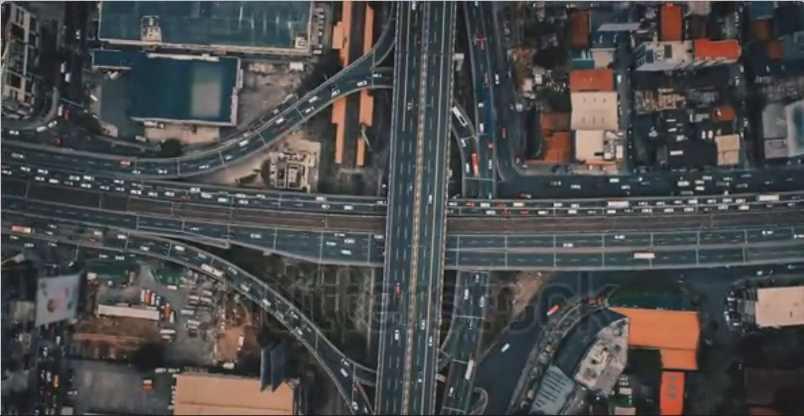
#> input picture frame 135 of Test_Code_Sift/trymefirst.mp4, 804 x 416 px, given in place of trymefirst_lisbon.mp4, which was not available
$ python sift_for_video.py
#> lines starting #> are read from the running program, lines starting #| are printed output that depends on the picture; pictures that were not available may be replaced by others from this repository, and a replacement may not be noted
import cv2

# Initialize SIFT detector
sift = cv2.SIFT_create()

# Open the video file
video_path = 'project/trymefirst_lisbon.mp4'  # Replace with your video path
cap = cv2.VideoCapture(video_path)

# Check if video opened successfully
if not cap.isOpened():
    print("Error: Could not open video.")
    exit()

# Define the codec and create VideoWriter object
fourcc = cv2.VideoWriter_fourcc(*'XVID')
out = cv2.VideoWriter('lisbon.avi', fourcc, 20.0, (int(cap.get(3)), int(cap.get(4))))

frame_count = 0
while True:
    ret, frame = cap.read()
#> frame is the input picture: shape (416, 804, 3); mean B, G, R 75.5, 75.2, 75.1
    if not ret:
        break  # Break the loop if there are no frames left

    # Convert frame to grayscale (SIFT works on grayscale images)
    gray = cv2.cvtColor(frame, cv2.COLOR_BGR2GRAY)
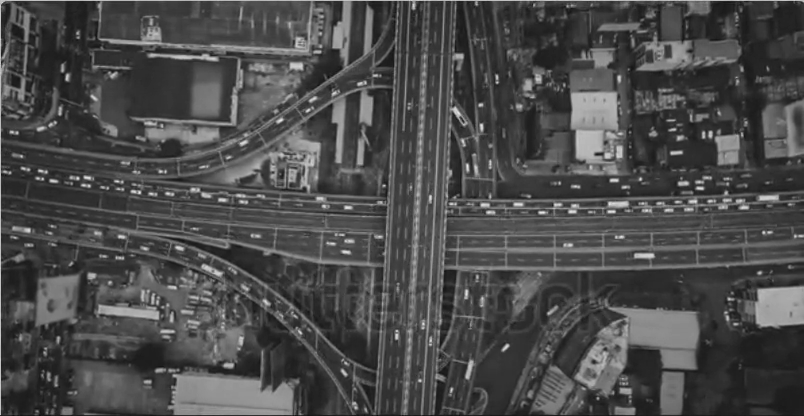
#> gray: shape (416, 804); min 14, max 233, mean 75.2

    # Detect SIFT features
    keypoints, descriptors = sift.detectAndCompute(gray, None)
#> keypoints = 4113 keypoints; strongest (x, y, size): (78, 178, 2.3), (139, 192, 2.2), (481, 105, 2.8), (506, 346, 3.3)

    # Draw keypoints for visualization
    frame_with_keypoints = cv2.drawKeypoints(gray, keypoints, frame, color=(0,255,0))
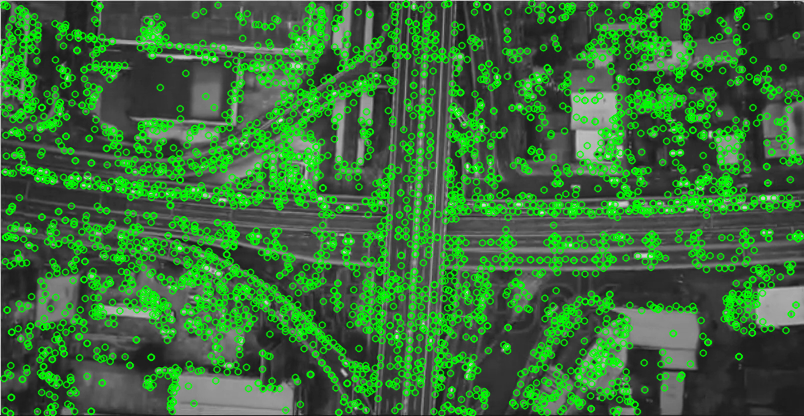
#> frame_with_keypoints: shape (416, 804, 3); mean B, G, R 58, 111.2, 58

    # Write the frame into the file 'output_video.avi'
    out.write(frame_with_keypoints)

    # Display the frame
    cv2.imshow('Frame with SIFT Features', frame_with_keypoints)

    # Press 'q' to exit the loop
    if cv2.waitKey(1) & 0xFF == ord('q'):
#> (key q is pressed here)
        break

    frame_count += 1

print(f"Processed {frame_count} frames")

# Release everything when job is finished
cap.release()
out.release()
cv2.destroyAllWindows()

$ run again, starting later in the video
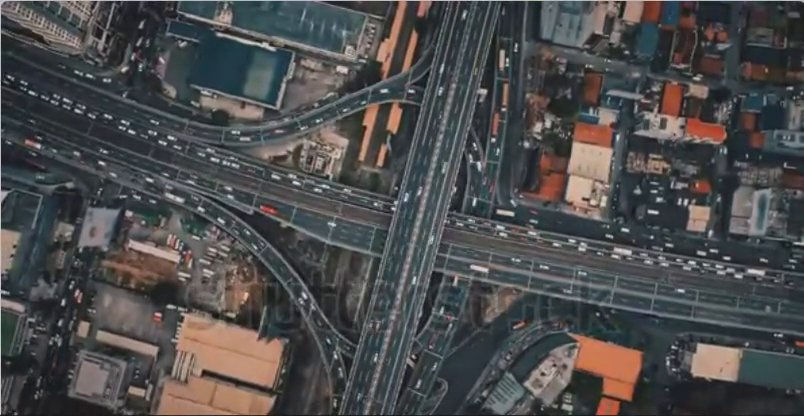
#> input picture frame 610 of Test_Code_Sift/trymefirst.mp4, 804 x 416 px, given in place of trymefirst_lisbon.mp4, which was not available
#> frame is the input picture: shape (416, 804, 3); mean B, G, R 76.8, 76.5, 76.7
#> `gray = cv2.cvtColor(frame, cv2.COLOR_BGR2GRAY)`:
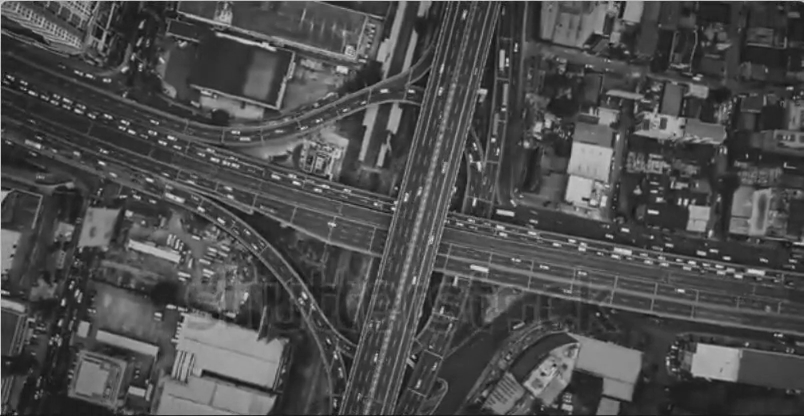
#> gray: shape (416, 804); min 7, max 229, mean 76.6
#> keypoints = 4650 keypoints; strongest (x, y, size): (493, 140, 2.7), (101, 163, 2.9), (659, 199, 3.5), (727, 258, 2.9)
#> `frame_with_keypoints = cv2.drawKeypoints(gray, keypoints, frame, color..`:
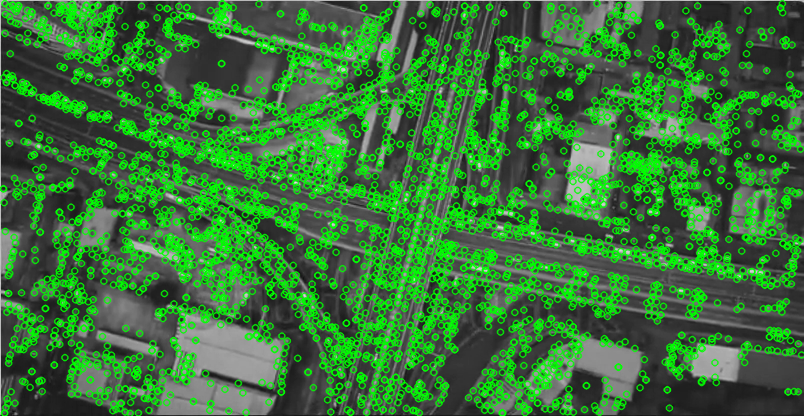
#> frame_with_keypoints: shape (416, 804, 3); mean B, G, R 57.3, 117, 57.3

$ run again, starting later in the video
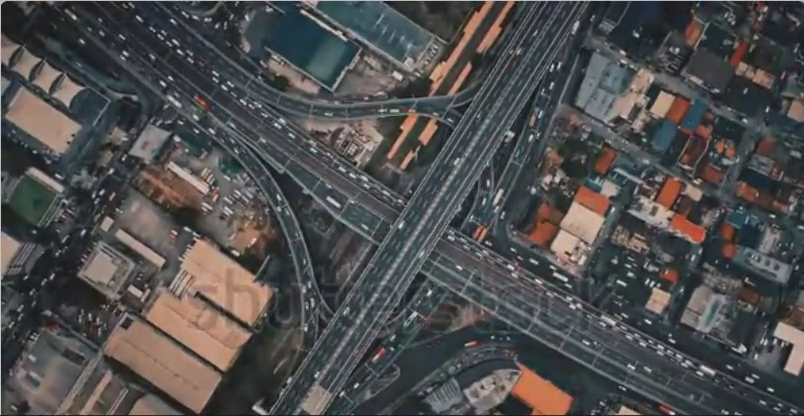
#> input picture frame 1084 of Test_Code_Sift/trymefirst.mp4, 804 x 416 px, given in place of trymefirst_lisbon.mp4, which was not available
#> frame is the input picture: shape (416, 804, 3); mean B, G, R 78.2, 78.2, 79
#> `gray = cv2.cvtColor(frame, cv2.COLOR_BGR2GRAY)`:
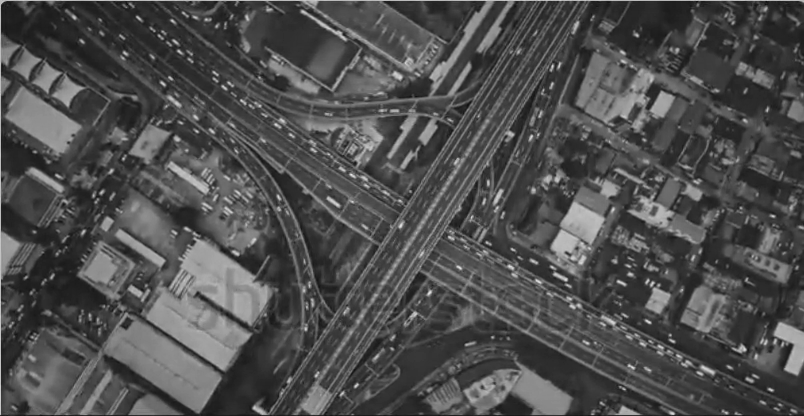
#> gray: shape (416, 804); min 15, max 231, mean 78.4
#> keypoints = 5257 keypoints; strongest (x, y, size): (771, 390, 2.7), (356, 385, 2.8), (672, 413, 2.3), (566, 279, 2.7)
#> `frame_with_keypoints = cv2.drawKeypoints(gray, keypoints, frame, color..`:
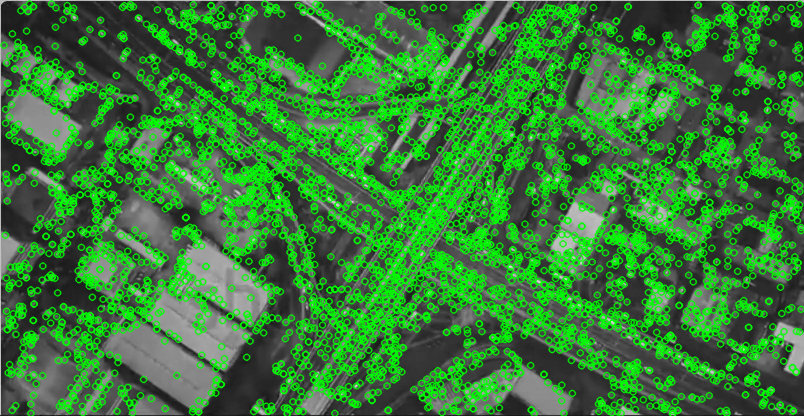
#> frame_with_keypoints: shape (416, 804, 3); mean B, G, R 56.5, 123.4, 56.5
